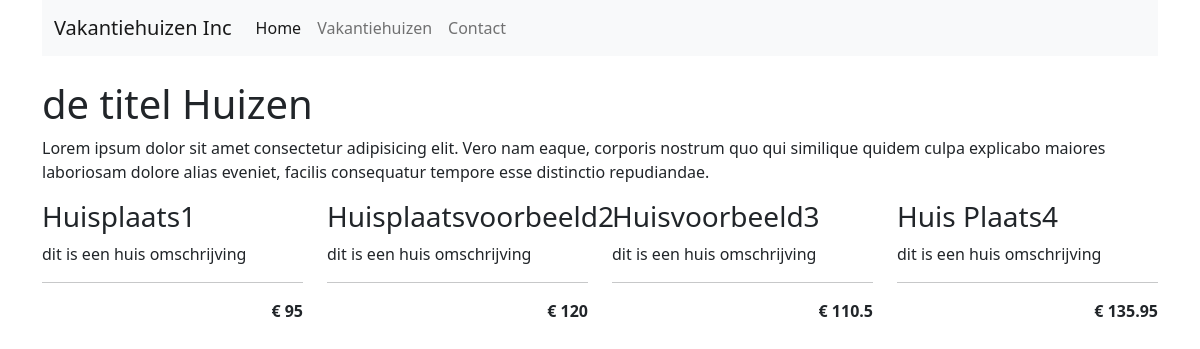
The app's page /?page=huizen, older data.
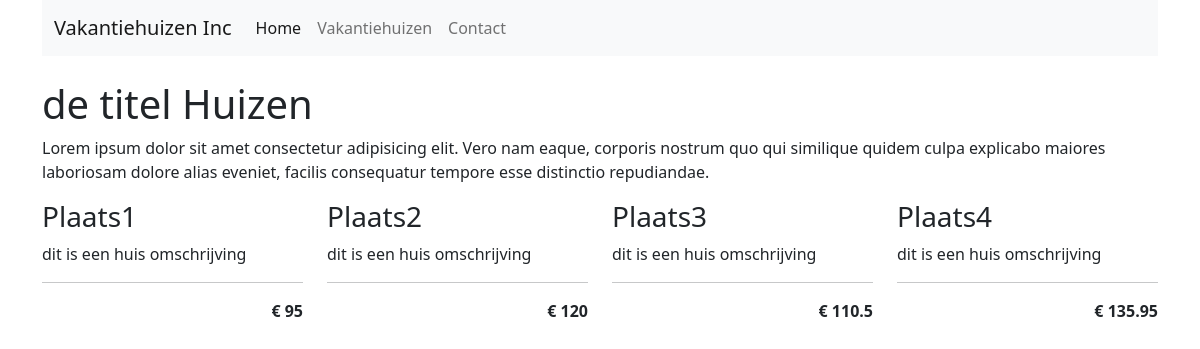
The same page, newer data.
### tables this page shows
create table teksten (
	id int auto_increment,
    pagina varchar(255),
    titel varchar(255),
    tekst varchar(255),
    primary key (id)
);

create table huizen (
	id int auto_increment,
    huis varchar(255),
    personen int(6),
    omschrijving varchar(255),
    prijs float(6),
    primary key (id)
);

### content/huizen.php (the view)
<br>
<div class="row">
    <div class="col-fluid">
        <?php
        require("config/db_config.php");
        $conn = new mysqli($host, $user, $pass, $db);
        $pageData = "select titel, tekst from teksten where pagina = 'huizen'";
        if ($result = $conn -> query($pageData)) { ?>
        <?php
            $row = $result -> fetch_assoc();
            echo "<h1>".$row["titel"]."</h1>";
            echo "<p>".$row["tekst"]."</p>";
        ?>
        <?php } ?>
    </div>
</div>
<div class="row">
    <?php
        require("config/db_config.php");
        $conn = new mysqli($host, $user, $pass, $db);
        $pageData = "select huis, personen, omschrijving, prijs from huizen";
        $result = $conn -> query($pageData);
        if ($result -> num_rows > 0) {
            while ($row = $result -> fetch_assoc()) {
                echo "<div class='col-3'>";
                echo "<h3>".$row["huis"]."</h3>";
                echo "<p>".$row["omschrijving"]."</p>";
                echo "<hr>";
                echo "<b style='float:right'>€ ".$row["prijs"]."</b>";
                echo "</div>";
            }
        }
        ?>
</div>

### index.php (shortened to what this page needs)
<!DOCTYPE html>
<html lang="en">
<head>
    <link href="https://cdn.jsdelivr.net/npm/bootstrap@5.2.0-beta1/dist/css/bootstrap.min.css" rel="stylesheet">
</head>
<body>
    <div class="container">
        <?php
        include "content/menu.php";
        if (isset($_GET["page"])) {
            include "content/" . $_GET["page"] . ".php";
        }
        ?>
    </div>
</body>
</html>

### content/menu.php (shortened to what this page needs)
<nav class="navbar navbar-expand-lg navbar-light bg-light">
    <div class="container-fluid">
        <a class="navbar-brand" href="#">Vakantiehuizen Inc</a>
        <div class="collapse navbar-collapse" id="navbarNavAltMarkup">
            <div class="navbar-nav">
                <a class="nav-link active" href="?page=index">Home</a>
                <a class="nav-link" href="?page=huizen">Vakantiehuizen</a>
                <a class="nav-link" href="?page=contact">Contact</a>
            </div>
        </div>
    </div>
</nav>

Row changes from the older to the newer data that the page shows:
changed huizen: huis "Huisplaats1" → "Plaats1"
changed huizen: huis "Huisplaatsvoorbeeld2" → "Plaats2"
changed huizen: huis "Huisvoorbeeld3" → "Plaats3"
changed huizen: huis "Huis Plaats4" → "Plaats4"
